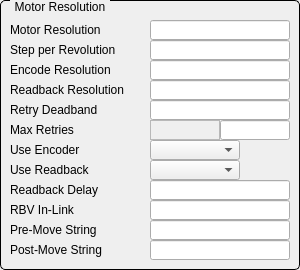
       <widget class="QGroupBox" name="titleGroupBox_8">
        <property name="geometry">
         <rect>
          <x>10</x>
          <y>450</y>
          <width>300</width>
          <height>270</height>
         </rect>
        </property>
        <property name="styleSheet">
         <string notr="true">QGroupBox {
     border: 1px solid black;
     border-radius: 5px;
     margin-top: 0.5em;
 }
 
 QGroupBox::title {
     subcontrol-origin: margin;
     left: 10px;
     padding: 0 3px 0 3px;
 }</string>
        </property>
        <property name="title">
         <string>Motor Resolution</string>
        </property>
        <widget class="QLabel" name="label_35">
         <property name="geometry">
          <rect>
           <x>10</x>
           <y>20</y>
           <width>140</width>
           <height>20</height>
          </rect>
         </property>
         <property name="text">
          <string>Motor Resolution</string>
         </property>
         <property name="alignment">
          <set>Qt::AlignLeading|Qt::AlignLeft|Qt::AlignVCenter</set>
         </property>
        </widget>
        <widget class="QLabel" name="label_36">
         <property name="geometry">
          <rect>
           <x>10</x>
           <y>60</y>
           <width>140</width>
           <height>20</height>
          </rect>
         </property>
         <property name="text">
          <string>Encode Resolution</string>
         </property>
         <property name="alignment">
          <set>Qt::AlignLeading|Qt::AlignLeft|Qt::AlignVCenter</set>
         </property>
        </widget>
        <widget class="QLabel" name="label_37">
         <property name="geometry">
          <rect>
           <x>10</x>
           <y>80</y>
           <width>140</width>
           <height>20</height>
          </rect>
         </property>
         <property name="text">
          <string>Readback Resolution</string>
         </property>
         <property name="alignment">
          <set>Qt::AlignLeading|Qt::AlignLeft|Qt::AlignVCenter</set>
         </property>
        </widget>
        <widget class="QLabel" name="label_38">
         <property name="geometry">
          <rect>
           <x>10</x>
           <y>100</y>
           <width>140</width>
           <height>20</height>
          </rect>
         </property>
         <property name="text">
          <string>Retry Deadband</string>
         </property>
         <property name="alignment">
          <set>Qt::AlignLeading|Qt::AlignLeft|Qt::AlignVCenter</set>
         </property>
        </widget>
        <widget class="QLabel" name="label_39">
         <property name="geometry">
          <rect>
           <x>10</x>
           <y>120</y>
           <width>140</width>
           <height>20</height>
          </rect>
         </property>
         <property name="text">
          <string>Max Retries</string>
         </property>
         <property name="alignment">
          <set>Qt::AlignLeading|Qt::AlignLeft|Qt::AlignVCenter</set>
         </property>
        </widget>
        <widget class="QLabel" name="label_40">
         <property name="geometry">
          <rect>
           <x>10</x>
           <y>140</y>
           <width>140</width>
           <height>20</height>
          </rect>
         </property>
         <property name="text">
          <string>Use Encoder</string>
         </property>
         <property name="alignment">
          <set>Qt::AlignLeading|Qt::AlignLeft|Qt::AlignVCenter</set>
         </property>
        </widget>
        <widget class="QLabel" name="label_41">
         <property name="geometry">
          <rect>
           <x>10</x>
           <y>160</y>
           <width>140</width>
           <height>20</height>
          </rect>
         </property>
         <property name="text">
          <string>Use Readback</string>
         </property>
         <property name="alignment">
          <set>Qt::AlignLeading|Qt::AlignLeft|Qt::AlignVCenter</set>
         </property>
        </widget>
        <widget class="QLabel" name="label_42">
         <property name="geometry">
          <rect>
           <x>10</x>
           <y>180</y>
           <width>140</width>
           <height>20</height>
          </rect>
         </property>
         <property name="text">
          <string>Readback Delay</string>
         </property>
         <property name="alignment">
          <set>Qt::AlignLeading|Qt::AlignLeft|Qt::AlignVCenter</set>
         </property>
        </widget>
        <widget class="QELineEdit" name="txtMRES">
         <property name="geometry">
          <rect>
           <x>150</x>
           <y>20</y>
           <width>140</width>
           <height>20</height>
          </rect>
         </property>
         <property name="variable" stdset="0">
          <string>$(group).MRES</string>
         </property>
         <property name="displayAlarmStateOption" stdset="0">
          <enum>QE::Never</enum>
         </property>
         <property name="addUnits">
          <bool>false</bool>
         </property>
        </widget>
        <widget class="QELineEdit" name="txtERES">
         <property name="geometry">
          <rect>
           <x>150</x>
           <y>60</y>
           <width>140</width>
           <height>20</height>
          </rect>
         </property>
         <property name="variable" stdset="0">
          <string>$(group).ERES</string>
         </property>
         <property name="displayAlarmStateOption" stdset="0">
          <enum>QE::Never</enum>
         </property>
         <property name="precision">
          <number>11</number>
         </property>
         <property name="useDbPrecision">
          <bool>false</bool>
         </property>
         <property name="addUnits">
          <bool>false</bool>
         </property>
        </widget>
        <widget class="QELineEdit" name="txtRRES">
         <property name="geometry">
          <rect>
           <x>150</x>
           <y>80</y>
           <width>140</width>
           <height>20</height>
          </rect>
         </property>
         <property name="variable" stdset="0">
          <string>$(group).RRES</string>
         </property>
         <property name="displayAlarmStateOption" stdset="0">
          <enum>QE::Never</enum>
         </property>
         <property name="precision">
          <number>11</number>
         </property>
         <property name="useDbPrecision">
          <bool>false</bool>
         </property>
         <property name="addUnits">
          <bool>false</bool>
         </property>
        </widget>
        <widget class="QELineEdit" name="txtRDBD">
         <property name="geometry">
          <rect>
           <x>150</x>
           <y>100</y>
           <width>140</width>
           <height>20</height>
          </rect>
         </property>
         <property name="variable" stdset="0">
          <string>$(group).RDBD</string>
         </property>
         <property name="displayAlarmStateOption" stdset="0">
          <enum>QE::Never</enum>
         </property>
         <property name="addUnits">
          <bool>false</bool>
         </property>
        </widget>
        <widget class="QELineEdit" name="txtRTRY">
         <property name="geometry">
          <rect>
           <x>220</x>
           <y>120</y>
           <width>70</width>
           <height>20</height>
          </rect>
         </property>
         <property name="variable" stdset="0">
          <string>$(group).RTRY</string>
         </property>
         <property name="displayAlarmStateOption" stdset="0">
          <enum>QE::Never</enum>
         </property>
         <property name="addUnits">
          <bool>false</bool>
         </property>
        </widget>
        <widget class="QEComboBox" name="cbUEIP">
         <property name="geometry">
          <rect>
           <x>150</x>
           <y>140</y>
           <width>90</width>
           <height>20</height>
          </rect>
         </property>
         <property name="variable" stdset="0">
          <string>$(group).UEIP</string>
         </property>
        </widget>
        <widget class="QEComboBox" name="cbURIP">
         <property name="geometry">
          <rect>
           <x>150</x>
           <y>160</y>
           <width>90</width>
           <height>20</height>
          </rect>
         </property>
         <property name="variable" stdset="0">
          <string>$(group).URIP</string>
         </property>
        </widget>
        <widget class="QELineEdit" name="txtDLY">
         <property name="geometry">
          <rect>
           <x>150</x>
           <y>180</y>
           <width>140</width>
           <height>20</height>
          </rect>
         </property>
         <property name="variable" stdset="0">
          <string>$(group).DLY</string>
         </property>
         <property name="displayAlarmStateOption" stdset="0">
          <enum>QE::Never</enum>
         </property>
         <property name="addUnits">
          <bool>false</bool>
         </property>
        </widget>
        <widget class="QLabel" name="label_50">
         <property name="geometry">
          <rect>
           <x>10</x>
           <y>200</y>
           <width>140</width>
           <height>20</height>
          </rect>
         </property>
         <property name="text">
          <string>RBV In-Link</string>
         </property>
         <property name="alignment">
          <set>Qt::AlignLeading|Qt::AlignLeft|Qt::AlignVCenter</set>
         </property>
        </widget>
        <widget class="QLabel" name="label_55">
         <property name="geometry">
          <rect>
           <x>10</x>
           <y>220</y>
           <width>140</width>
           <height>20</height>
          </rect>
         </property>
         <property name="text">
          <string>Pre-Move String</string>
         </property>
         <property name="alignment">
          <set>Qt::AlignLeading|Qt::AlignLeft|Qt::AlignVCenter</set>
         </property>
        </widget>
        <widget class="QLabel" name="label_56">
         <property name="geometry">
          <rect>
           <x>10</x>
           <y>240</y>
           <width>140</width>
           <height>20</height>
          </rect>
         </property>
         <property name="text">
          <string>Post-Move String</string>
         </property>
         <property name="alignment">
          <set>Qt::AlignLeading|Qt::AlignLeft|Qt::AlignVCenter</set>
         </property>
        </widget>
        <widget class="QELineEdit" name="qelineedit">
         <property name="geometry">
          <rect>
           <x>150</x>
           <y>200</y>
           <width>140</width>
           <height>20</height>
          </rect>
         </property>
         <property name="variable" stdset="0">
          <string>$(group).RDBL</string>
         </property>
        </widget>
        <widget class="QELineEdit" name="qelineedit_2">
         <property name="geometry">
          <rect>
           <x>150</x>
           <y>220</y>
           <width>140</width>
           <height>20</height>
          </rect>
         </property>
         <property name="variable" stdset="0">
          <string>$(group).PREM</string>
         </property>
        </widget>
        <widget class="QELineEdit" name="qelineedit_3">
         <property name="geometry">
          <rect>
           <x>150</x>
           <y>240</y>
           <width>140</width>
           <height>20</height>
          </rect>
         </property>
         <property name="variable" stdset="0">
          <string>$(group).POST</string>
         </property>
        </widget>
        <widget class="QELabel" name="qelabel">
         <property name="geometry">
          <rect>
           <x>150</x>
           <y>120</y>
           <width>70</width>
           <height>20</height>
          </rect>
         </property>
         <property name="frameShape">
          <enum>QFrame::StyledPanel</enum>
         </property>
         <property name="variable" stdset="0">
          <string>$(group).RCNT</string>
         </property>
        </widget>
        <widget class="QLabel" name="label_57">
         <property name="geometry">
          <rect>
           <x>10</x>
           <y>40</y>
           <width>140</width>
           <height>20</height>
          </rect>
         </property>
         <property name="text">
          <string>Step per Revolution</string>
         </property>
         <property name="alignment">
          <set>Qt::AlignLeading|Qt::AlignLeft|Qt::AlignVCenter</set>
         </property>
        </widget>
        <widget class="QELineEdit" name="txtMRES_2">
         <property name="geometry">
          <rect>
           <x>150</x>
           <y>40</y>
           <width>140</width>
           <height>20</height>
          </rect>
         </property>
         <property name="variable" stdset="0">
          <string>$(group).SREV</string>
         </property>
         <property name="displayAlarmStateOption" stdset="0">
          <enum>QE::Never</enum>
         </property>
         <property name="addUnits">
          <bool>false</bool>
         </property>
        </widget>
       </widget>
